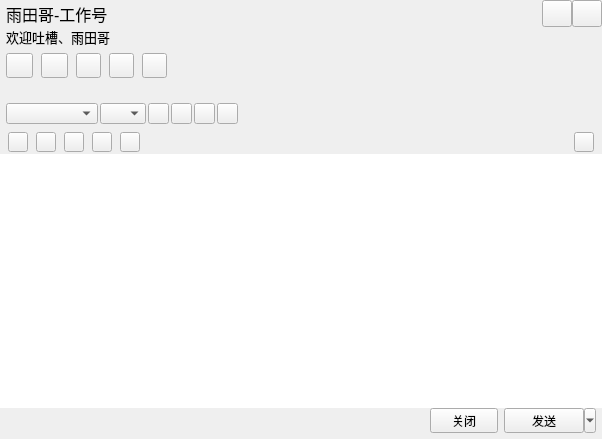
<?xml version="1.0" encoding="UTF-8"?>
<ui version="4.0">
 <class>TalkWindow</class>
 <widget class="QWidget" name="TalkWindow">
  <property name="geometry">
   <rect>
    <x>0</x>
    <y>0</y>
    <width>602</width>
    <height>439</height>
   </rect>
  </property>
  <property name="windowTitle">
   <string>TalkWindow</string>
  </property>
  <layout class="QVBoxLayout" name="verticalLayout">
   <property name="spacing">
    <number>0</number>
   </property>
   <property name="leftMargin">
    <number>0</number>
   </property>
   <property name="topMargin">
    <number>0</number>
   </property>
   <property name="rightMargin">
    <number>0</number>
   </property>
   <property name="bottomMargin">
    <number>0</number>
   </property>
   <item>
    <widget class="QWidget" name="titleWidget" native="true">
     <property name="sizePolicy">
      <sizepolicy hsizetype="Expanding" vsizetype="Fixed">
       <horstretch>0</horstretch>
       <verstretch>0</verstretch>
      </sizepolicy>
     </property>
     <property name="minimumSize">
      <size>
       <width>0</width>
       <height>84</height>
      </size>
     </property>
     <property name="maximumSize">
      <size>
       <width>16777215</width>
       <height>84</height>
      </size>
     </property>
     <property name="bottomskin" stdset="0">
      <bool>true</bool>
     </property>
     <layout class="QVBoxLayout" name="verticalLayout_3">
      <property name="spacing">
       <number>0</number>
      </property>
      <property name="leftMargin">
       <number>6</number>
      </property>
      <property name="topMargin">
       <number>0</number>
      </property>
      <property name="rightMargin">
       <number>0</number>
      </property>
      <property name="bottomMargin">
       <number>0</number>
      </property>
      <item>
       <layout class="QHBoxLayout" name="horizontalLayout_2">
        <property name="spacing">
         <number>0</number>
        </property>
        <item>
         <widget class="QLabel" name="nameLabel">
          <property name="sizePolicy">
           <sizepolicy hsizetype="Expanding" vsizetype="Fixed">
            <horstretch>0</horstretch>
            <verstretch>0</verstretch>
           </sizepolicy>
          </property>
          <property name="minimumSize">
           <size>
            <width>0</width>
            <height>27</height>
           </size>
          </property>
          <property name="maximumSize">
           <size>
            <width>16777215</width>
            <height>27</height>
           </size>
          </property>
          <property name="font">
           <font>
            <pointsize>12</pointsize>
           </font>
          </property>
          <property name="text">
           <string>雨田哥-工作号</string>
          </property>
         </widget>
        </item>
        <item>
         <widget class="QPushButton" name="sysmin">
          <property name="sizePolicy">
           <sizepolicy hsizetype="Fixed" vsizetype="Fixed">
            <horstretch>0</horstretch>
            <verstretch>0</verstretch>
           </sizepolicy>
          </property>
          <property name="minimumSize">
           <size>
            <width>30</width>
            <height>27</height>
           </size>
          </property>
          <property name="maximumSize">
           <size>
            <width>30</width>
            <height>27</height>
           </size>
          </property>
          <property name="focusPolicy">
           <enum>Qt::ClickFocus</enum>
          </property>
          <property name="toolTip">
           <string>最小化</string>
          </property>
          <property name="text">
           <string/>
          </property>
          <property name="iconSize">
           <size>
            <width>30</width>
            <height>30</height>
           </size>
          </property>
          <property name="checkable">
           <bool>false</bool>
          </property>
         </widget>
        </item>
        <item>
         <widget class="QPushButton" name="sysclose">
          <property name="sizePolicy">
           <sizepolicy hsizetype="Fixed" vsizetype="Fixed">
            <horstretch>0</horstretch>
            <verstretch>0</verstretch>
           </sizepolicy>
          </property>
          <property name="minimumSize">
           <size>
            <width>30</width>
            <height>27</height>
           </size>
          </property>
          <property name="maximumSize">
           <size>
            <width>30</width>
            <height>27</height>
           </size>
          </property>
          <property name="focusPolicy">
           <enum>Qt::ClickFocus</enum>
          </property>
          <property name="toolTip">
           <string>关闭</string>
          </property>
          <property name="text">
           <string/>
          </property>
          <property name="iconSize">
           <size>
            <width>30</width>
            <height>30</height>
           </size>
          </property>
          <property name="checkable">
           <bool>false</bool>
          </property>
          <property name="autoDefault">
           <bool>false</bool>
          </property>
          <property name="default">
           <bool>false</bool>
          </property>
          <property name="flat">
           <bool>false</bool>
          </property>
         </widget>
        </item>
       </layout>
      </item>
      <item>
       <widget class="QLabel" name="signLabel">
        <property name="sizePolicy">
         <sizepolicy hsizetype="Expanding" vsizetype="Fixed">
          <horstretch>0</horstretch>
          <verstretch>0</verstretch>
         </sizepolicy>
        </property>
        <property name="minimumSize">
         <size>
          <width>0</width>
          <height>20</height>
         </size>
        </property>
        <property name="maximumSize">
         <size>
          <width>16777215</width>
          <height>20</height>
         </size>
        </property>
        <property name="font">
         <font>
          <pointsize>10</pointsize>
         </font>
        </property>
        <property name="text">
         <string>欢迎吐槽、雨田哥</string>
        </property>
       </widget>
      </item>
      <item>
       <widget class="QWidget" name="funWidget" native="true">
        <property name="sizePolicy">
         <sizepolicy hsizetype="Expanding" vsizetype="Expanding">
          <horstretch>0</horstretch>
          <verstretch>0</verstretch>
         </sizepolicy>
        </property>
        <property name="minimumSize">
         <size>
          <width>0</width>
          <height>34</height>
         </size>
        </property>
        <property name="maximumSize">
         <size>
          <width>16777215</width>
          <height>600</height>
         </size>
        </property>
        <property name="styleSheet">
         <string notr="true"/>
        </property>
        <layout class="QHBoxLayout" name="horizontalLayout_4">
         <property name="spacing">
          <number>8</number>
         </property>
         <property name="leftMargin">
          <number>0</number>
         </property>
         <property name="topMargin">
          <number>0</number>
         </property>
         <property name="rightMargin">
          <number>6</number>
         </property>
         <property name="bottomMargin">
          <number>0</number>
         </property>
         <item>
          <widget class="QPushButton" name="addtoolbtn">
           <property name="sizePolicy">
            <sizepolicy hsizetype="Fixed" vsizetype="Fixed">
             <horstretch>0</horstretch>
             <verstretch>0</verstretch>
            </sizepolicy>
           </property>
           <property name="minimumSize">
            <size>
             <width>27</width>
             <height>25</height>
            </size>
           </property>
           <property name="maximumSize">
            <size>
             <width>27</width>
             <height>25</height>
            </size>
           </property>
           <property name="text">
            <string/>
           </property>
           <property name="hasborder" stdset="0">
            <bool>true</bool>
           </property>
          </widget>
         </item>
         <item>
          <widget class="QPushButton" name="addhumanBtn">
           <property name="sizePolicy">
            <sizepolicy hsizetype="Fixed" vsizetype="Fixed">
             <horstretch>0</horstretch>
             <verstretch>0</verstretch>
            </sizepolicy>
           </property>
           <property name="minimumSize">
            <size>
             <width>27</width>
             <height>25</height>
            </size>
           </property>
           <property name="maximumSize">
            <size>
             <width>27</width>
             <height>25</height>
            </size>
           </property>
           <property name="text">
            <string/>
           </property>
           <property name="hasborder" stdset="0">
            <bool>true</bool>
           </property>
          </widget>
         </item>
         <item>
          <widget class="QPushButton" name="appBtn">
           <property name="sizePolicy">
            <sizepolicy hsizetype="Fixed" vsizetype="Fixed">
             <horstretch>0</horstretch>
             <verstretch>0</verstretch>
            </sizepolicy>
           </property>
           <property name="minimumSize">
            <size>
             <width>25</width>
             <height>25</height>
            </size>
           </property>
           <property name="maximumSize">
            <size>
             <width>25</width>
             <height>25</height>
            </size>
           </property>
           <property name="text">
            <string/>
           </property>
           <property name="hasborder" stdset="0">
            <bool>true</bool>
           </property>
          </widget>
         </item>
         <item>
          <widget class="QPushButton" name="videoBtn">
           <property name="sizePolicy">
            <sizepolicy hsizetype="Fixed" vsizetype="Fixed">
             <horstretch>0</horstretch>
             <verstretch>0</verstretch>
            </sizepolicy>
           </property>
           <property name="minimumSize">
            <size>
             <width>25</width>
             <height>25</height>
            </size>
           </property>
           <property name="maximumSize">
            <size>
             <width>25</width>
             <height>25</height>
            </size>
           </property>
           <property name="text">
            <string/>
           </property>
           <property name="hasborder" stdset="0">
            <bool>true</bool>
           </property>
          </widget>
         </item>
         <item>
          <widget class="QPushButton" name="toolsetBtn">
           <property name="sizePolicy">
            <sizepolicy hsizetype="Fixed" vsizetype="Fixed">
             <horstretch>0</horstretch>
             <verstretch>0</verstretch>
            </sizepolicy>
           </property>
           <property name="minimumSize">
            <size>
             <width>25</width>
             <height>25</height>
            </size>
           </property>
           <property name="maximumSize">
            <size>
             <width>25</width>
             <height>25</height>
            </size>
           </property>
           <property name="text">
            <string/>
           </property>
           <property name="hasborder" stdset="0">
            <bool>true</bool>
           </property>
          </widget>
         </item>
         <item>
          <spacer name="horizontalSpacer_3">
           <property name="orientation">
            <enum>Qt::Horizontal</enum>
           </property>
           <property name="sizeHint" stdset="0">
            <size>
             <width>40</width>
             <height>20</height>
            </size>
           </property>
          </spacer>
         </item>
        </layout>
       </widget>
      </item>
     </layout>
    </widget>
   </item>
   <item>
    <layout class="QHBoxLayout" name="horizontalLayout">
     <property name="spacing">
      <number>0</number>
     </property>
     <property name="rightMargin">
      <number>0</number>
     </property>
     <item>
      <widget class="QSplitter" name="bodySpliter">
       <property name="sizePolicy">
        <sizepolicy hsizetype="Expanding" vsizetype="Expanding">
         <horstretch>0</horstretch>
         <verstretch>0</verstretch>
        </sizepolicy>
       </property>
       <property name="orientation">
        <enum>Qt::Vertical</enum>
       </property>
       <property name="handleWidth">
        <number>1</number>
       </property>
       <property name="childrenCollapsible">
        <bool>false</bool>
       </property>
       <widget class="QWidget" name="bodyWidget" native="true">
        <property name="sizePolicy">
         <sizepolicy hsizetype="Expanding" vsizetype="Expanding">
          <horstretch>0</horstretch>
          <verstretch>0</verstretch>
         </sizepolicy>
        </property>
        <property name="styleSheet">
         <string notr="true"/>
        </property>
        <layout class="QVBoxLayout" name="vlayout">
         <property name="spacing">
          <number>0</number>
         </property>
         <property name="leftMargin">
          <number>0</number>
         </property>
         <property name="topMargin">
          <number>0</number>
         </property>
         <property name="rightMargin">
          <number>0</number>
         </property>
         <property name="bottomMargin">
          <number>0</number>
         </property>
         <item>
          <widget class="QFrame" name="frameWidhet">
           <property name="sizePolicy">
            <sizepolicy hsizetype="Expanding" vsizetype="Expanding">
             <horstretch>0</horstretch>
             <verstretch>0</verstretch>
            </sizepolicy>
           </property>
           <property name="styleSheet">
            <string notr="true"/>
           </property>
           <layout class="QVBoxLayout" name="verticalLayout_2">
            <property name="spacing">
             <number>0</number>
            </property>
            <property name="leftMargin">
             <number>0</number>
            </property>
            <property name="topMargin">
             <number>1</number>
            </property>
            <property name="rightMargin">
             <number>0</number>
            </property>
            <property name="bottomMargin">
             <number>1</number>
            </property>
            <item>
             <widget class="MsgWebView" name="msgWidget" native="true"/>
            </item>
           </layout>
          </widget>
         </item>
         <item>
          <widget class="QWidget" name="fontWidget" native="true">
           <property name="sizePolicy">
            <sizepolicy hsizetype="Expanding" vsizetype="Fixed">
             <horstretch>0</horstretch>
             <verstretch>0</verstretch>
            </sizepolicy>
           </property>
           <property name="minimumSize">
            <size>
             <width>0</width>
             <height>34</height>
            </size>
           </property>
           <property name="maximumSize">
            <size>
             <width>16777215</width>
             <height>34</height>
            </size>
           </property>
           <layout class="QHBoxLayout" name="horizontalLayout_5">
            <property name="spacing">
             <number>2</number>
            </property>
            <property name="leftMargin">
             <number>6</number>
            </property>
            <property name="topMargin">
             <number>8</number>
            </property>
            <property name="rightMargin">
             <number>0</number>
            </property>
            <property name="bottomMargin">
             <number>6</number>
            </property>
            <item>
             <widget class="QComboBox" name="fontfamilyCombox">
              <property name="sizePolicy">
               <sizepolicy hsizetype="Fixed" vsizetype="Fixed">
                <horstretch>0</horstretch>
                <verstretch>0</verstretch>
               </sizepolicy>
              </property>
              <property name="minimumSize">
               <size>
                <width>92</width>
                <height>21</height>
               </size>
              </property>
              <property name="maximumSize">
               <size>
                <width>92</width>
                <height>21</height>
               </size>
              </property>
              <property name="styleSheet">
               <string notr="true"/>
              </property>
             </widget>
            </item>
            <item>
             <widget class="QComboBox" name="fontsizeCombox">
              <property name="sizePolicy">
               <sizepolicy hsizetype="Fixed" vsizetype="Fixed">
                <horstretch>0</horstretch>
                <verstretch>0</verstretch>
               </sizepolicy>
              </property>
              <property name="minimumSize">
               <size>
                <width>46</width>
                <height>21</height>
               </size>
              </property>
              <property name="maximumSize">
               <size>
                <width>46</width>
                <height>21</height>
               </size>
              </property>
              <property name="styleSheet">
               <string notr="true"/>
              </property>
             </widget>
            </item>
            <item>
             <widget class="QPushButton" name="boldBtn">
              <property name="sizePolicy">
               <sizepolicy hsizetype="Fixed" vsizetype="Fixed">
                <horstretch>0</horstretch>
                <verstretch>0</verstretch>
               </sizepolicy>
              </property>
              <property name="minimumSize">
               <size>
                <width>21</width>
                <height>21</height>
               </size>
              </property>
              <property name="maximumSize">
               <size>
                <width>21</width>
                <height>21</height>
               </size>
              </property>
              <property name="text">
               <string/>
              </property>
             </widget>
            </item>
            <item>
             <widget class="QPushButton" name="italBtn">
              <property name="sizePolicy">
               <sizepolicy hsizetype="Fixed" vsizetype="Fixed">
                <horstretch>0</horstretch>
                <verstretch>0</verstretch>
               </sizepolicy>
              </property>
              <property name="minimumSize">
               <size>
                <width>21</width>
                <height>21</height>
               </size>
              </property>
              <property name="maximumSize">
               <size>
                <width>21</width>
                <height>21</height>
               </size>
              </property>
              <property name="text">
               <string/>
              </property>
             </widget>
            </item>
            <item>
             <widget class="QPushButton" name="underBtn">
              <property name="sizePolicy">
               <sizepolicy hsizetype="Fixed" vsizetype="Fixed">
                <horstretch>0</horstretch>
                <verstretch>0</verstretch>
               </sizepolicy>
              </property>
              <property name="minimumSize">
               <size>
                <width>21</width>
                <height>21</height>
               </size>
              </property>
              <property name="maximumSize">
               <size>
                <width>21</width>
                <height>21</height>
               </size>
              </property>
              <property name="text">
               <string/>
              </property>
             </widget>
            </item>
            <item>
             <widget class="QPushButton" name="colorBtn">
              <property name="sizePolicy">
               <sizepolicy hsizetype="Fixed" vsizetype="Fixed">
                <horstretch>0</horstretch>
                <verstretch>0</verstretch>
               </sizepolicy>
              </property>
              <property name="minimumSize">
               <size>
                <width>21</width>
                <height>21</height>
               </size>
              </property>
              <property name="maximumSize">
               <size>
                <width>21</width>
                <height>21</height>
               </size>
              </property>
              <property name="text">
               <string/>
              </property>
             </widget>
            </item>
            <item>
             <spacer name="horizontalSpacer_4">
              <property name="orientation">
               <enum>Qt::Horizontal</enum>
              </property>
              <property name="sizeHint" stdset="0">
               <size>
                <width>219</width>
                <height>17</height>
               </size>
              </property>
             </spacer>
            </item>
           </layout>
          </widget>
         </item>
        </layout>
       </widget>
       <widget class="QWidget" name="bottomWidget" native="true">
        <property name="sizePolicy">
         <sizepolicy hsizetype="Expanding" vsizetype="Expanding">
          <horstretch>0</horstretch>
          <verstretch>0</verstretch>
         </sizepolicy>
        </property>
        <property name="minimumSize">
         <size>
          <width>0</width>
          <height>138</height>
         </size>
        </property>
        <property name="maximumSize">
         <size>
          <width>16777215</width>
          <height>400</height>
         </size>
        </property>
        <property name="styleSheet">
         <string notr="true"/>
        </property>
        <layout class="QVBoxLayout" name="verticalLayout_5">
         <property name="spacing">
          <number>0</number>
         </property>
         <property name="leftMargin">
          <number>0</number>
         </property>
         <property name="topMargin">
          <number>0</number>
         </property>
         <property name="rightMargin">
          <number>0</number>
         </property>
         <property name="bottomMargin">
          <number>0</number>
         </property>
         <item>
          <widget class="QWidget" name="moduleWidget" native="true">
           <property name="sizePolicy">
            <sizepolicy hsizetype="Expanding" vsizetype="Fixed">
             <horstretch>0</horstretch>
             <verstretch>0</verstretch>
            </sizepolicy>
           </property>
           <property name="minimumSize">
            <size>
             <width>0</width>
             <height>24</height>
            </size>
           </property>
           <property name="maximumSize">
            <size>
             <width>16777215</width>
             <height>24</height>
            </size>
           </property>
           <layout class="QHBoxLayout" name="moduleLayout">
            <property name="spacing">
             <number>8</number>
            </property>
            <property name="leftMargin">
             <number>8</number>
            </property>
            <property name="topMargin">
             <number>0</number>
            </property>
            <property name="rightMargin">
             <number>8</number>
            </property>
            <property name="bottomMargin">
             <number>0</number>
            </property>
            <item>
             <widget class="QPushButton" name="fontBtn">
              <property name="sizePolicy">
               <sizepolicy hsizetype="Fixed" vsizetype="Fixed">
                <horstretch>0</horstretch>
                <verstretch>0</verstretch>
               </sizepolicy>
              </property>
              <property name="minimumSize">
               <size>
                <width>20</width>
                <height>20</height>
               </size>
              </property>
              <property name="maximumSize">
               <size>
                <width>20</width>
                <height>20</height>
               </size>
              </property>
              <property name="text">
               <string/>
              </property>
              <property name="checkable">
               <bool>true</bool>
              </property>
              <property name="hasborder" stdset="0">
               <bool>true</bool>
              </property>
             </widget>
            </item>
            <item>
             <widget class="QPushButton" name="faceBtn">
              <property name="sizePolicy">
               <sizepolicy hsizetype="Fixed" vsizetype="Fixed">
                <horstretch>0</horstretch>
                <verstretch>0</verstretch>
               </sizepolicy>
              </property>
              <property name="minimumSize">
               <size>
                <width>20</width>
                <height>20</height>
               </size>
              </property>
              <property name="maximumSize">
               <size>
                <width>20</width>
                <height>20</height>
               </size>
              </property>
              <property name="text">
               <string/>
              </property>
              <property name="checkable">
               <bool>true</bool>
              </property>
              <property name="hasborder" stdset="0">
               <bool>true</bool>
              </property>
             </widget>
            </item>
            <item>
             <widget class="QPushButton" name="richfacebtn">
              <property name="sizePolicy">
               <sizepolicy hsizetype="Fixed" vsizetype="Fixed">
                <horstretch>0</horstretch>
                <verstretch>0</verstretch>
               </sizepolicy>
              </property>
              <property name="minimumSize">
               <size>
                <width>20</width>
                <height>20</height>
               </size>
              </property>
              <property name="maximumSize">
               <size>
                <width>20</width>
                <height>20</height>
               </size>
              </property>
              <property name="text">
               <string/>
              </property>
              <property name="hasborder" stdset="0">
               <bool>true</bool>
              </property>
             </widget>
            </item>
            <item>
             <widget class="QPushButton" name="cutBtn">
              <property name="sizePolicy">
               <sizepolicy hsizetype="Fixed" vsizetype="Fixed">
                <horstretch>0</horstretch>
                <verstretch>0</verstretch>
               </sizepolicy>
              </property>
              <property name="minimumSize">
               <size>
                <width>20</width>
                <height>20</height>
               </size>
              </property>
              <property name="maximumSize">
               <size>
                <width>20</width>
                <height>20</height>
               </size>
              </property>
              <property name="text">
               <string/>
              </property>
              <property name="hasborder" stdset="0">
               <bool>true</bool>
              </property>
             </widget>
            </item>
            <item>
             <widget class="QPushButton" name="inputbtn">
              <property name="sizePolicy">
               <sizepolicy hsizetype="Fixed" vsizetype="Fixed">
                <horstretch>0</horstretch>
                <verstretch>0</verstretch>
               </sizepolicy>
              </property>
              <property name="minimumSize">
               <size>
                <width>20</width>
                <height>20</height>
               </size>
              </property>
              <property name="maximumSize">
               <size>
                <width>20</width>
                <height>20</height>
               </size>
              </property>
              <property name="text">
               <string/>
              </property>
              <property name="hasborder" stdset="0">
               <bool>true</bool>
              </property>
             </widget>
            </item>
            <item>
             <spacer name="horizontalSpacer_2">
              <property name="orientation">
               <enum>Qt::Horizontal</enum>
              </property>
              <property name="sizeHint" stdset="0">
               <size>
                <width>40</width>
                <height>20</height>
               </size>
              </property>
             </spacer>
            </item>
            <item>
             <widget class="QPushButton" name="registerBtn">
              <property name="sizePolicy">
               <sizepolicy hsizetype="Fixed" vsizetype="Fixed">
                <horstretch>0</horstretch>
                <verstretch>0</verstretch>
               </sizepolicy>
              </property>
              <property name="minimumSize">
               <size>
                <width>20</width>
                <height>20</height>
               </size>
              </property>
              <property name="maximumSize">
               <size>
                <width>20</width>
                <height>20</height>
               </size>
              </property>
              <property name="text">
               <string/>
              </property>
              <property name="hasborder" stdset="0">
               <bool>true</bool>
              </property>
             </widget>
            </item>
           </layout>
          </widget>
         </item>
         <item>
          <widget class="QMsgTextEdit" name="textEdit">
           <property name="contextMenuPolicy">
            <enum>Qt::NoContextMenu</enum>
           </property>
           <property name="frameShape">
            <enum>QFrame::NoFrame</enum>
           </property>
          </widget>
         </item>
         <item>
          <layout class="QHBoxLayout" name="horizontalLayout_3">
           <property name="rightMargin">
            <number>6</number>
           </property>
           <property name="bottomMargin">
            <number>6</number>
           </property>
           <item>
            <spacer name="horizontalSpacer">
             <property name="orientation">
              <enum>Qt::Horizontal</enum>
             </property>
             <property name="sizeHint" stdset="0">
              <size>
               <width>40</width>
               <height>20</height>
              </size>
             </property>
            </spacer>
           </item>
           <item>
            <widget class="QToolButton" name="closeBtn">
             <property name="minimumSize">
              <size>
               <width>68</width>
               <height>24</height>
              </size>
             </property>
             <property name="text">
              <string>关闭</string>
             </property>
             <property name="titleskin" stdset="0">
              <bool>true</bool>
             </property>
            </widget>
           </item>
           <item>
            <widget class="QToolButton" name="sendBtn">
             <property name="minimumSize">
              <size>
               <width>92</width>
               <height>24</height>
              </size>
             </property>
             <property name="text">
              <string>发送</string>
             </property>
             <property name="popupMode">
              <enum>QToolButton::MenuButtonPopup</enum>
             </property>
             <property name="arrowType">
              <enum>Qt::NoArrow</enum>
             </property>
             <property name="titleskin" stdset="0">
              <bool>true</bool>
             </property>
            </widget>
           </item>
          </layout>
         </item>
        </layout>
       </widget>
      </widget>
     </item>
    </layout>
   </item>
  </layout>
 </widget>
 <layoutdefault spacing="6" margin="11"/>
 <customwidgets>
  <customwidget>
   <class>QMsgTextEdit</class>
   <extends>QTextEdit</extends>
   <header location="global">qmsgtextedit.h</header>
  </customwidget>
  <customwidget>
   <class>MsgWebView</class>
   <extends>QWidget</extends>
   <header location="global">msgwebview.h</header>
   <container>1</container>
  </customwidget>
 </customwidgets>
 <resources/>
 <connections/>
</ui>
